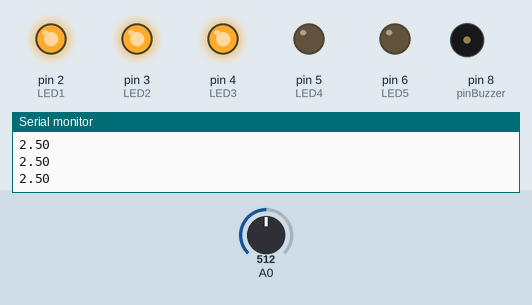
Simulated run of this sketch. Board: Arduino Uno, built with avr-gcc and run on an emulated ATmega328P. Parts: output pins drawn as LEDs (lit = HIGH), buzzer (waves = sounding, pin HIGH), the last lines printed to the serial monitor. The inputs (shaded band) are chosen by the test bench; at power-on: A0 = 512.

Above: at 1.2 s.
1.3 s: A0 set to 597
2.8 s: A0 set to 624
At 3.2 s:
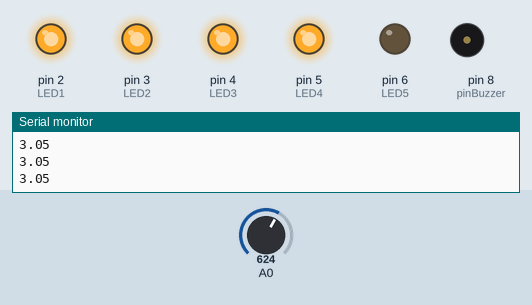
4.3 s: A0 set to 811
5.8 s: A0 set to 830
At 6.6 s:
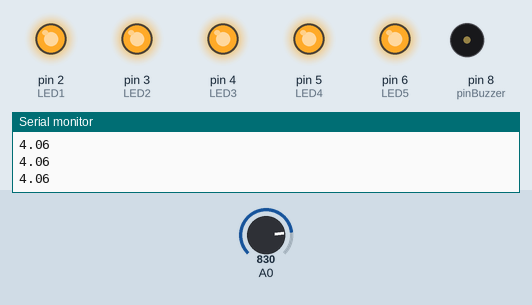
7.3 s: A0 set to 306
At 7.8 s:
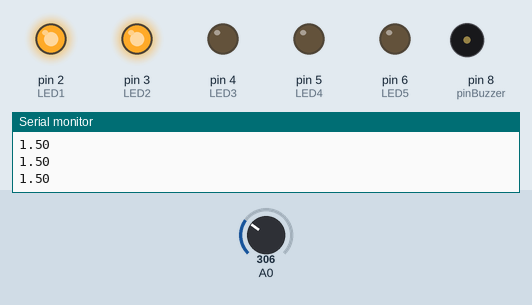
8.8 s: A0 set to 392
10.3 s: A0 set to 424
At 11.2 s:
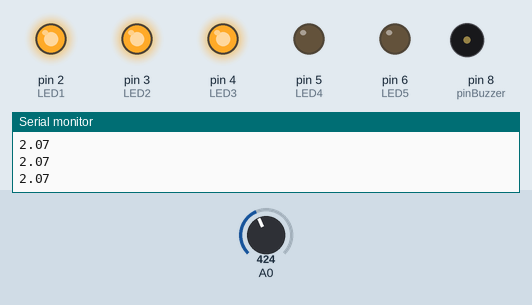
Timing chart, 0 to 12.8 s (numbered marks = the images above; inputs shaded):
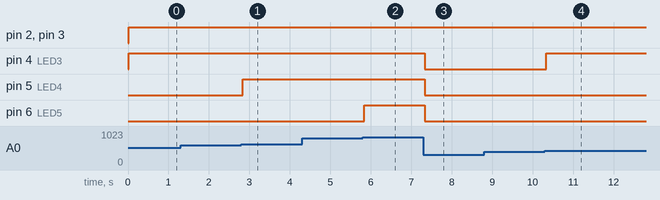

The sketch:

clase1_parte2_arduino.ino
```cpp
int LED1 = 2;
int LED2 = 3;
int LED3 = 4;
int LED4 = 5;
int LED5 = 6;
int pinBuzzer = 8;

void setup() {
  // put your setup code here, to run once:
  Serial.begin(9600);
  pinMode(2, OUTPUT);
  pinMode(3, OUTPUT);
  pinMode(4, OUTPUT);
  pinMode(5, OUTPUT);
  pinMode(6, OUTPUT);
  pinMode(pinBuzzer, OUTPUT);
}

void loop() {
  // put your main code here, to run repeatedly:
  int sensorValue = analogRead(A0);
  float voltage = sensorValue * (5.0/1023.0);

  Serial.println(voltage);
  delay(20);

  if (voltage > 0 && voltage <= 1.0)  {
    digitalWrite(LED1, HIGH);
    digitalWrite(LED2, LOW);
    digitalWrite(LED3, LOW);
    digitalWrite(LED4, LOW);
    digitalWrite(LED5, LOW);

  }

  if (voltage > 1.0 && voltage <= 2.0)  {
    digitalWrite(LED1, HIGH);
    digitalWrite(LED2, HIGH);
    digitalWrite(LED3, LOW);
    digitalWrite(LED4, LOW);
    digitalWrite(LED5, LOW);
  }

  if (voltage > 2.0 && voltage <= 3.0)  {
    digitalWrite(LED1, HIGH);
    digitalWrite(LED2, HIGH);
    digitalWrite(LED3, HIGH);
    digitalWrite(LED4, LOW);
    digitalWrite(LED5, LOW);
  }

  if (voltage > 3.0 && voltage <= 4.0)  {
    digitalWrite(LED1, HIGH);
    digitalWrite(LED2, HIGH);
    digitalWrite(LED3, HIGH);
    digitalWrite(LED4, HIGH);
    digitalWrite(LED5, LOW);
  }

  if (voltage > 4.0 && voltage <= 5.0)  {
    digitalWrite(LED1, HIGH);
    digitalWrite(LED2, HIGH);
    digitalWrite(LED3, HIGH);
    digitalWrite(LED4, HIGH);
    digitalWrite(LED5, HIGH);
  }

    if (voltage = 0 || voltage < 0.2)  {
    digitalWrite(LED1, LOW);
    digitalWrite(LED2, LOW);
    digitalWrite(LED3, LOW);
    digitalWrite(LED4, LOW);
    digitalWrite(LED5, LOW);
  }

}
```

Measured:
- the behaviour switches between 613 and 614 on A0 (found by bisection; images 0 and 1)
- the behaviour switches between 818 and 819 on A0 (found by bisection; images 1 and 2)
- the behaviour switches between 409 and 410 on A0 (found by bisection; images 3 and 4)
- after the input at 2.8 s, pin 5 (LED4): LOW → HIGH at once
- after the input at 5.8 s, pin 6 (LED5): LOW → HIGH at once
- after the input at 7.3 s, pin 4 (LED3), pin 5 (LED4), pin 6 (LED5): HIGH → LOW at once
- after the input at 10.3 s, pin 4 (LED3): LOW → HIGH at once
